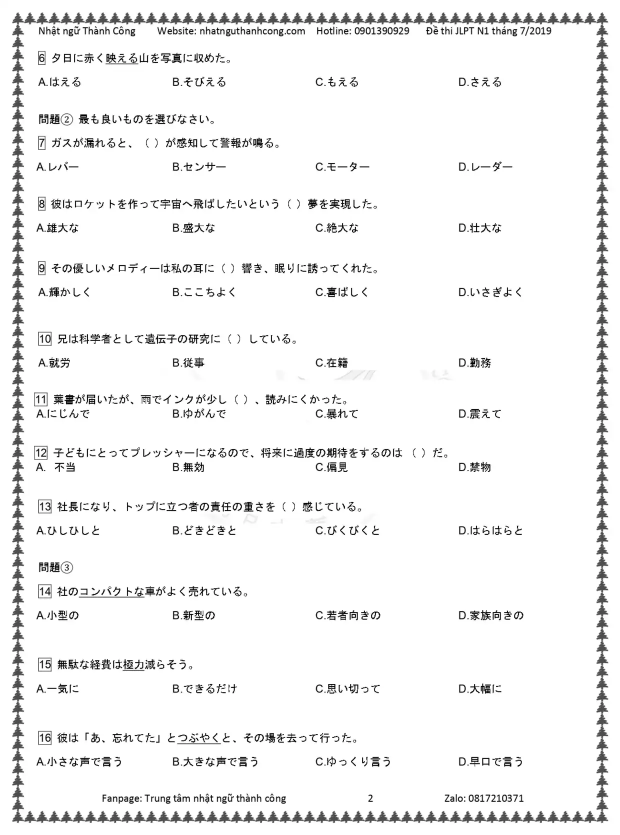
#> input picture data/paper/jl201907_02.webp, 1240 x 1670 px (shown at 1/2 size)
$ python -i haji.py   (imports and definitions only)
#> lines starting #> are read from the running program, lines starting #| are printed output that depends on the picture
# はじめての日本語能力試験 N1 単語3000 (bản Hàn–Việt): tách 1 trang (ảnh 300dpi) thành các mục từ.
# Mỗi vùng chữ được nhận dạng bằng nhiều cấu hình tesseract rồi bỏ phiếu từng chữ; từ đầu mục được sửa theo JMdict.
# python3 haji.py page.png [page.json]
import sys, re, json, subprocess, tempfile, os, csv, io, unicodedata, difflib, pickle, collections
import cv2, numpy as np
# [1 line that did not run here, left out]

KAN = re.compile(r'[一-龥々〆ヶ]'); HANGUL = re.compile(r'[가-힣ㄱ-ㅎㅏ-ㅣ]')
FAST = '/usr/share/tesseract-ocr/5/tessdata'; BEST = '/home/claude/tools-node/tessdata_best'
VIE_CFG = [(FAST, 1, 175), (BEST, 1, 205), (FAST, .6, 175)]
JPN_CFG = [(BEST, 1.5, 175), (FAST, 1, 175), (BEST, 1, 175)]
_JM = None
# [56 lines left out: functions JM, tess, lines_of, stack, one, run_stacked, not called in this run]

NFC = lambda s: unicodedata.normalize('NFC', s)
VOK = re.compile(r"^[A-Za-zÀ-ỹĐđ0-9.,;:!?()'\"“”‘’…%/~〜-]+$")
def vclean(t):   # bỏ ký tự rác (dòng chữ Hàn đọc nhầm sang Latin)
    toks = t.split(); good = [x for x in toks if VOK.match(x)]
    return ' '.join(good) if len(good) >= .7 * len(toks) else ''
def vtext(l): return NFC(' '.join(w['t'] for w in l['ws'])).strip()
def jtext(l): return unicodedata.normalize('NFKC', ''.join(w['t'] for w in l['ws'])).replace(' ', '')

# [57 lines left out: functions vote, reading, lev, not called in this run]

ENDS = ['', 'る', 'む', 'う', 'く', 'ぐ', 'す', 'つ', 'ぬ', 'ぶ', 'い', 'しい', 'に', 'と']
# [84 lines left out: functions fix_word, fix_example, highlight, from_example, not called in this run]

POSMAP = {'回': '副', '名': '名', '動': '動', '副': '副', '形': '形', '慣': '慣', '連': '連', '接': '接', '感': '感', '代': '代'}
# [19 lines left out: function pos_icon, not called in this run]

def page(png):
#> called with png = '../data/paper/jl201907_02.webp'
    im = cv2.imread(png); H, W = im.shape[:2]
#> in page, im is the input picture: shape (1670, 1240, 3); mean B, G, R 242.6, 242.6, 242.6
#> after `H, W = im.shape[:2]`: H = 1670; W = 1240
    g = cv2.cvtColor(im, cv2.COLOR_BGR2GRAY)
    b_, g_, r_ = [im[:, :, i].astype(int) for i in range(3)]
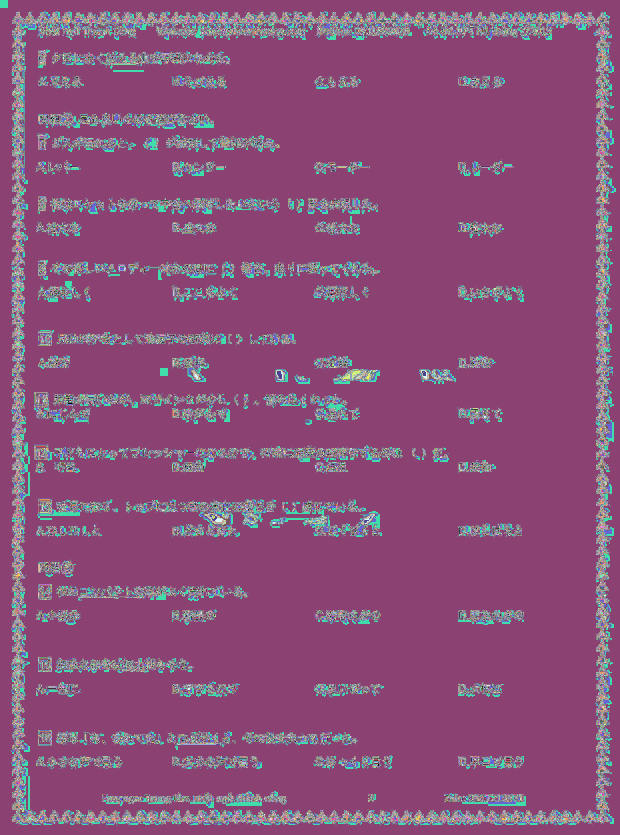
#> b_: shape (1670, 1240) int64 (shown at 1/2 size); 220 distinct labels, from 0 to 255; one colour per label, 0 black
#> g_: shape (1670, 1240) int64; 220 distinct labels, from 0 to 255
    mag = (r_ > 170) & (g_ < 100) & (b_ > 80)
#> mag: shape (1670, 1240) bool; every value is 0
    cols = mag[int(H * .1):int(H * .9)].sum(0); vx = [x for x in range(W) if cols[x] > H * .25]
#> after `cols = mag[int(H * 0.1):int(H * 0.9)].sum(0)`: cols = 1240 values from 0 to 0
#> after `vx = [x for x in range(W) if cols[x] > H * 0.25]`: vx = []
    if not vx: return []
    xmid = int(np.median(vx))
    rowsum = mag.sum(1); rl = [y for y in range(int(H * .04), int(H * .96)) if W * .4 < rowsum[y] < W * .9]
    starts, ends = [], []
    for y in rl[::3]:
        xs = np.where(mag[y])[0]
        if not len(xs): continue
        br = np.where(np.diff(xs) > 3)[0]; segs = np.split(xs, br + 1); sgm = max(segs, key=len)
        if len(sgm) > W * .4: starts.append(sgm[0]); ends.append(sgm[-1])
    x0t, x1t = (int(np.median(starts)), int(np.median(ends))) if starts else (xmid - 600, W - 180)
    bw = (g < 140).astype(np.uint8) * 255
    cs, _ = cv2.findContours(bw, cv2.RETR_LIST, cv2.CHAIN_APPROX_SIMPLE)
    boxes = []
    for c in cs:
        x, y, w, h = cv2.boundingRect(c)
        if 48 <= w <= 68 and 48 <= h <= 68 and abs(w - h) < 8 and x0t - 200 < x < x0t and g[y + 10:y + h - 10, x + 10:x + w - 10].mean() > 238:
            if not any(abs(y - b[1]) < 30 for b in boxes): boxes.append((x, y, w, h))
    boxes.sort(key=lambda b: b[1])
    pink = (r_ > 225) & (g_ > 175) & (g_ < 238) & (b_ > 195) & ((r_ - g_) > 12)
    E = []
    for i, (bx, by, bw_, bh) in enumerate(boxes):
        top = by - 95; bot = boxes[i + 1][1] - 95 if i + 1 < len(boxes) else int(H * .95)
        pr = pink[top:bot, x0t + 10:xmid - 10].mean(1) > .35
        runs = []; s0 = None
        for y, v in enumerate(list(pr) + [False]):
            if v and s0 is None: s0 = y
            if not v and s0 is not None:
                if runs and s0 - runs[-1][1] <= 12: runs[-1][1] = y
                else: runs.append([s0, y])
                s0 = None
        runs = [r for r in runs if r[1] - r[0] >= 40]
        if not runs: continue
        p0 = top + runs[0][0]; p1 = top + runs[0][1]
        E.append(dict(box=(bx, by, bw_, bh), top=top, bot=bot, p0=p0, p1=p1,
                      Lw=(top, p0, x0t + 8, xmid - 6), Lp=(p0, p1, x0t + 8, xmid - 6), Rw=(top, p0, xmid + 8, x1t - 4), Rp=(p0, p1, xmid + 8, x1t - 4),
                      Pl=(p1 + 4, bot - 10, x0t, x1t)))
    if not E: return []
    # --- số thứ tự & từ loại
    for e in E:
        bx, by, bw_, bh = e['box']
        num = g[e['top']:by - 2, bx - 120:x0t - 4]
        nr = re.sub(r'\D', '', tess(num, FAST, 'eng', 7, ('-c', 'tessedit_char_whitelist=0123456789')).split('\n')[-2].split('\t')[-1] if False else
                    subprocess.run(['tesseract', '-', '-', '-l', 'eng', '--psm', '7', '-c', 'tessedit_char_whitelist=0123456789'], input=cv2.imencode('.png', num)[1].tobytes(), capture_output=True).stdout.decode())
        e['n'] = int(nr) if nr else None
        e['pos'] = pos_icon(g[by + bh + 2:by + bh + 85, bx - 14:bx + bw_ + 14])
    vie = collections.defaultdict(list)
    for td, sc, th in VIE_CFG:
        for key in ('Lp', 'Rp'):
            res = run_stacked(g, [e[key] for e in E], td, sc, th, 'vie')
            for i, ls in enumerate(res):
                keep = [vclean(vtext(l)) for l in ls if np.mean([w['c'] for w in l['ws']]) >= 62]
                vie[(i, key)].append(' '.join(t for t in keep if re.search('[A-Za-zÀ-ỹ]', t)))
    jp = collections.defaultdict(list); furi = {}; hls = {}
    for ci, (td, sc, th) in enumerate(JPN_CFG):
        for key in ('Lw', 'Rw'):
            res = run_stacked(g, [e[key] for e in E], td, sc, th, 'jpn') if key == 'Rw' else ([one(g, e[key], td, sc, th) for e in E] if ci < 2 else [[] for e in E])
            for i, ls in enumerate(res):
                big = [l for l in ls if l['h'] >= 40]
                if key == 'Lw':
                    jp[(i, key)].append(jtext(big[0]) if big else '')
                    if big:
                        sm = [l for l in ls if l['h'] < 40 and l['y0'] > big[0]['y0'] + 10 and re.search('[ぁ-ん]', jtext(l))]
                        furi.setdefault(i, []).append((big[0], sm))
                else:
                    jp[(i, key)].append(''.join(jtext(l) for l in big))
                    if ci == 0: hls[i] = highlight(im, E[i][key], big)
    plus = run_stacked(g, [e['Pl'] for e in E], BEST, 1, 175, 'jpn+kor+vie')
    out = []
    for i, e in enumerate(E):
        rd = ''
        if i in furi:
            fs = furi[i]; texts = [''.join(jtext(l) for l in sm) for _, sm in fs]
            if any(texts):
                v = vote(texts, 'c')
                for k in sorted(range(len(fs)), key=lambda j: -difflib.SequenceMatcher(None, texts[j], v).ratio()):
                    rd = reading(*fs[k])
                    if rd: break
            if not rd:
                b0 = fs[0][0]; r = E[i]['Lw']
                fl = one(g, (int(b0['y0'] + .75 * (b0['y1'] - b0['y0'])), min(int(b0['y1']) + 40, r[1]), r[2], r[3]), BEST, 2, 175)
                rd = reading(b0, [l for l in fl if re.search('[ぁ-ん]', jtext(l))])
        ex = vote(jp[(i, 'Rw')], 'c')
        word, rd2 = fix_word(jp[(i, 'Lw')], rd, hls.get(i, ''))
        ex = fix_example(ex, word)
        vi = vote(vie[(i, 'Lp')], 'w'); exvi = vote(vie[(i, 'Rp')], 'w')
        vi = vnfix.fix_line(vi, [c.split() for c in vie[(i, 'Lp')]]); exvi = vnfix.fix_line(exvi, [c.split() for c in vie[(i, 'Rp')]])
        pl = []
        for l in plus[i]:
            if l['h'] < 28: continue
            t = NFC(' '.join(w['t'] for w in l['ws']))
            m = re.match(r'^\W*([一-龥々ぁ-んァ-ンー〈〉()（）]+)', t.replace(' ', ''))
            vm = re.search(r'/\s*([^/]*[A-Za-zÀ-ỹ][^/]*)$', t)
            if m and vm: pl.append(dict(w=m.group(1), vi=vnfix.fix_line(vm.group(1).strip())))
        out.append(dict(n=e['n'], w=word, r=rd2 or rd, pos=e['pos'], hl=hls.get(i, ''), cands=jp[(i, 'Lw')], vi=vi, ex=ex, exvi=exvi, plus=pl,
                        img=[e['top'], e['p1'] + 6, x0t - 170, x1t + 8, W, H]))
    return out

# [4 lines not run here, left out]

>>> result = page('../data/paper/jl201907_02.webp')
